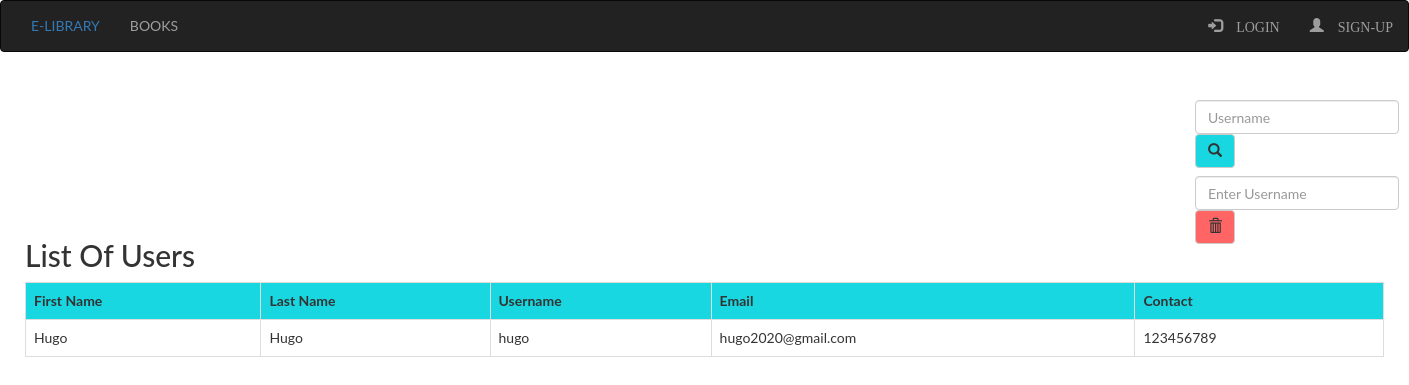
Page /src/librarian/user.php on the earlier database version.
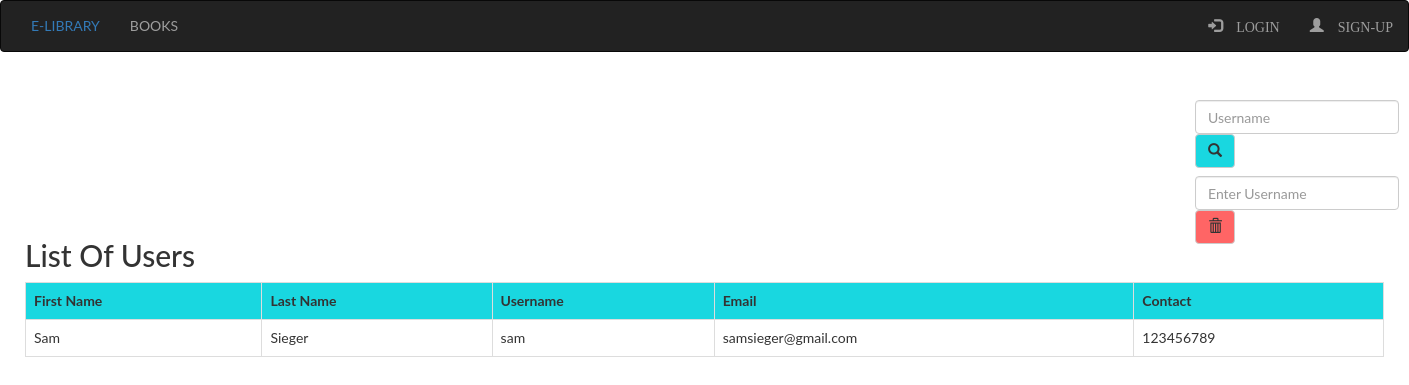
Same page on the later database version.
### tables this page shows
CREATE TABLE `user` (
  `firstname` varchar(50) NOT NULL,
  `surname` varchar(50) NOT NULL,
  `username` varchar(50) NOT NULL,
  `password` varchar(50) NOT NULL,
  `email` varchar(50) NOT NULL,
  `contact` varchar(50) NOT NULL
);

### src/librarian/user.php (the view, shortened to what this page needs)
<?php
  include "connection.php";
  include "navbar.php";
?>
<!DOCTYPE html>
<html>
<head>
</head>
<body>&nbsp
  <div class="srch" style="margin-left: 180px; margin-bottom: -20px;">
    <form class="navbar-form" method="post" name="form1">
      <input class="form-control" type="text" name="search" placeholder="Username" required="">
      <button style="background-color: #19d7e0;" type="submit" name="submit" class="btn btn-default">
      <span class="glyphicon glyphicon-search"></span>
      </button>
    </form>
    <form class="navbar-form" method="post" name="form1">
      <input class="form-control" type="text" name="username" placeholder="Enter Username" required="">
      <button style="background-color: #ff6565;" type="submit" name="submit1" class="btn btn-default">
      <span class="glyphicon glyphicon-trash"></span>
      </button>
    </form>
  </div>
<div style="padding: 50px; padding-top: 0px;" >
<div style="margin: -25px;">
  <h2>List Of Users</h2>
  <?php
      if(isset($_POST['submit'])) {
        $q=mysqli_query($db,"SELECT firstname,surname,username,email,contact FROM `user`
        where username like '%$_POST[search]%' ");
        if(mysqli_num_rows($q)==0) {
          echo "Sorry! No user found with that username. Try searching again.";
        }
        else {
          echo "<table class='table table-border table-hover'>";
          echo "<tr style='background-color: #19d7e0;'>";
          echo "<th>"; echo "First Name";  echo "</th>";
            echo "<th>"; echo "Last Name"; echo "</th>";
            echo "<th>"; echo "Username";  echo "</th>";
            echo "<th>"; echo "Email";     echo "</th>";
            echo "<th>"; echo "Contact";   echo "</th>";
          echo "</tr>";
        while($row=mysqli_fetch_assoc($q)) {
          echo "<tr>";
            echo "<td>"; echo $row['firstname']; echo "</td>";
            echo "<td>"; echo $row['surname'];   echo "</td>";
            echo "<td>"; echo $row['username'];  echo "</td>";
            echo "<td>"; echo $row['email'];     echo "</td>";
            echo "<td>"; echo $row['contact'];   echo "</td>";
          echo "</tr>";
        }
          echo "</table>";
        }
      }
      else {
        $res=mysqli_query($db,"SELECT firstname,surname,username,email,contact FROM `user`; ");
          echo "<table class='table table-bordered table-hover'>";
          echo "<tr style='background-color: #19d7e0;'>";
            echo "<th>"; echo "First Name";  echo "</th>";
            echo "<th>"; echo "Last Name";   echo "</th>";
            echo "<th>"; echo "Username";    echo "</th>";
            echo "<th>"; echo "Email";       echo "</th>";
            echo "<th>"; echo "Contact";     echo "</th>";
          echo "</tr>";
      while($row=mysqli_fetch_assoc($res)) {
          echo "<tr>";
            echo "<td>"; echo $row['firstname']; echo "</td>";
            echo "<td>"; echo $row['surname'];   echo "</td>";
            echo "<td>"; echo $row['username'];  echo "</td>";
            echo "<td>"; echo $row['email'];     echo "</td>";
            echo "<td>"; echo $row['contact'];   echo "</td>";
          echo "</tr>";
      }
          echo "</table>";
      }
          ?>
</div>
</div>
</body>
</html>

### src/librarian/navbar.php (shortened to what this page needs)
<!DOCTYPE html>
<html>
<head>
    <link rel="stylesheet" href="https://maxcdn.bootstrapcdn.com/bootstrap/3.4.1/css/bootstrap.min.css">
</head>
<body>
    <nav class="navbar navbar-inverse">
        <div class="container-fluid">
            <div class="navbar-header" style="padding-top: 15px;">
                <a class="navber-brand active" style="margin: 15px; text-decoration: none;">E-LIBRARY</a>
            </div>
            <ul class="nav navbar-nav">
                <li><a href="books.php">BOOKS</a></li>
            </ul>
            <?php
                  if(isset($_SESSION['login_user']))
                  {
                    ?>
                    <ul class="nav navbar-nav">
                       <li><a href="user.php">USER-INFORMATION</a></li>
                    </ul>
                    <ul class="nav navbar-nav navbar-right">
                        <li><a>
                            <div style="color:white">
                               <?php
                                  echo " ".$_SESSION['login_user'];
                               ?>
                            </div>
                        </a></li>
                        <li><a href="logout.php "><span class="glyphicon glyphicon-log-out"> LOGOUT</span></a></li>
                    </ul>
                    <?php
                   }
                    else {
                    ?>
                    <ul class="nav navbar-nav navbar-right">
                        <li><a href="index.php"><span class="glyphicon glyphicon-log-in"> LOGIN</span></a></li>
                        <li><a href="registration.php"><span class="glyphicon glyphicon-user"> SIGN-UP</span></a></li>
                    </ul>
                    <?php
                    }
                ?>
        </div>
    </nav>
</body>
</html>

### src/librarian/user.php (style rules this page uses)
body { font-family: "Lato", sans-serif; }
.srch { padding-left: 1000px; }

Differences in the rows shown:
removed user: firstname "Hugo", surname "Hugo", username "hugo", email "hugo2020@gmail.com", contact "123456789"
added user: firstname "Sam", surname "Sieger", username "sam", email "samsieger@gmail.com", contact "123456789"
